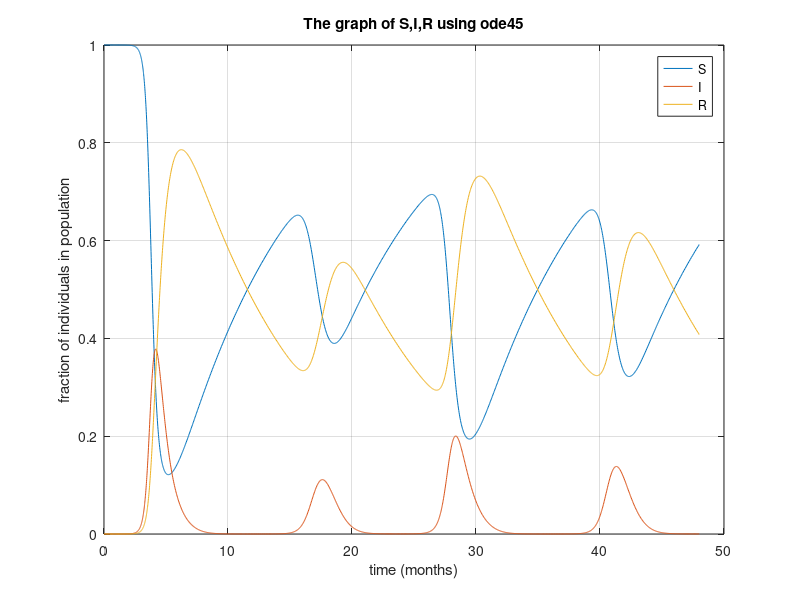
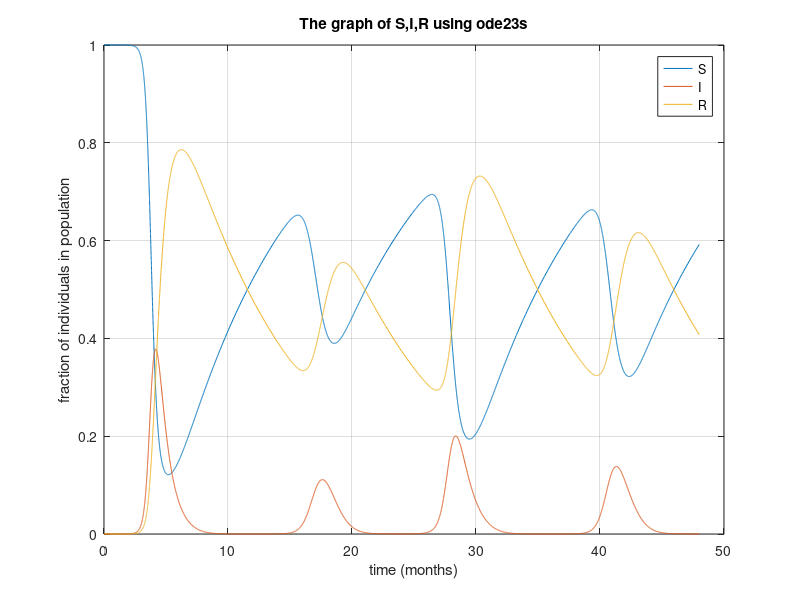
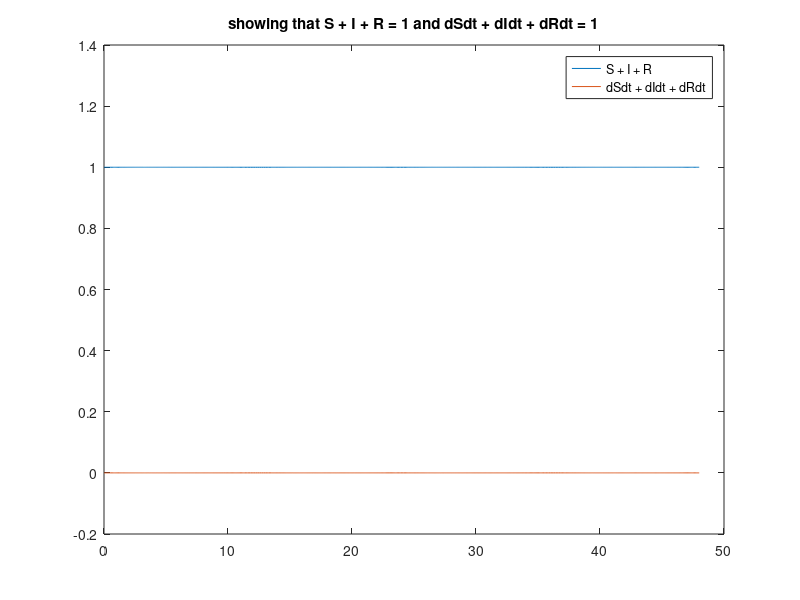

Write MATLAB code to recreate these figures, in order. (Note: this script raises an error after producing the figures.)
%% Seasonal Spread of Infectious Disease ODE and Parameter Analysis
%	This script m-file solves a system of differential equations that
%	is proposed as a model of the seasonal spread of infectious disease in
%	a population. A function B(t) is also used in the differential equation
%	to describe the seasonally dependent infection rate modeled as the
%	periodic function.
%
% Time span is 48 months
% Initial Conditions:
%       S(0) = 1    S = fractions of susceptible individuals in population
%       I(0) = 1e-6 I = fractions of infected individuals in population
%       R(0) = 0    R = fractions of recovered individuals in population
% Season length, T = 12
% Initial infection rate b0 = 3.0
% Birth death rate mu = 0.1
% Recovery rate gamma = 1.5
% 
% Outputs are in the form of t and y where the 1st column of y is S, 2nd
% column of y is I, and 3rd column of y is R


%Defining all the parameter and initial conditions for the system of ODE
y0 = [1 1e-6 0]; %initial conditions S(0), I(0), and R(0)
T = 12; %season length
b_0 = 3.0; %initial infection rate
mu = [0.1 0.14 0.25 0.37 0.50]; %birth date rate
gamma = [1.5 0.001 0.8 1.8 3]; %recovery rate
tspan = [0 48]; %time span in months
t0 = tspan(1); tf = tspan(end); %The start and final time interval
opts = odeset('RelTol',1e-8,'AbsTol',1e-8); %ODE solver options

%Anonymous function for the seasonally dependent infection rate
b_t = @(t) b_0*(1+sin((2*pi*t)/T));

%Anonymous functions of the seasonal spread of infectious disease in a
%population where y(1) is S (susceptible), y(2) is I (infected), and y(3)
%is R (recovered) individuals
dydt = @(t,y,b_t,mu,gamma) [mu.*(1-y(1))-(b_t(t).*y(2).*y(1));b_t(t).*y(2).*y(1)-(gamma+mu).*y(2);gamma.*y(2)-mu.*y(3)];

%% SOLVING THE SYSTEM OF ODES FOR t = 0 to 48 MONTHS
% This section solves the system of ODEs using different methods which are
% ode45, ode23s, and odeRK4sys

%Solving the system of ODE using a built-in function ode45
tic
[t1,y1] = ode45(@(t,y)dydt(t,y,b_t,mu(1),gamma(1)),tspan,y0,opts);
toc
%Finding the average step size of the time interval taken by the built-in
%function ode45
Tmean45 = mean(diff(t1));

%Plotting the values of S, I, and R over the time interval that are solved
%using a built-in function ode45 on a single graph
figure(1)
plot(t1,y1)
title('The graph of S,I,R using ode45')
xlabel('time (months)')
ylabel('fraction of individuals in population')
legend('S','I','R')
grid

%Solving the system of ODE using a built-in function ode23s
tic
[t2,y2] = ode23s(@(t,y)dydt(t,y,b_t,mu(1),gamma(1)),tspan,y0,opts);
toc
%Finding the average step size of the time interval taken by the built-in
%function ode23s
Tmean23s = mean(diff(t2));

%Plotting the values of S, I, and R over the time interval that are solved
%using a built-in function ode23s on a single graph
figure(2)
plot(t2,y2)
title('The graph of S,I,R using ode23s')
xlabel('time (months)')
ylabel('fraction of individuals in population')
legend('S','I','R')
grid

%Proof that the susceptible (S), infected (I), and recovered (R)
%individuals are fractions to a population resulting in a total value of 1
S = y1(:,1);
I = y1(:,2);
R = y1(:,3);
test1 = S + I + R;

%Proof that the total of the derivative of susceptible (S), infected (I),
%and recovered (R) individuals is 0
dSdt = gradient(S,Tmean45);
dIdt = gradient(I,Tmean45);
dRdt = gradient(R,Tmean45);
test2 = dSdt + dIdt + dRdt;

%Plotting the graph of both tests to proof that both values remain constant
%over the time interval
figure(8)
plot(t1,test1,t1,test2)
title('showing that S + I + R = 1 and dSdt + dIdt + dRdt = 1')
legend('S + I + R','dSdt + dIdt + dRdt')

%Solving the system of ODE using a 4th order Runge-Kutta method
tic
[t3,y3] = odeRK4sys(@(t,y)dydt(t,y,b_t,mu(1),gamma(1)),tspan,y0,0.01);
toc

%Plotting the values of S, I, and R over the time interval that are solved
%using 4th order Runge-Kutta method on a single graph
figure(3)
plot(t3,y3)
title('The graph of S,I,R using 4th order Runge-Kutta method')
xlabel('time (months)')
ylabel('fraction of individuals in population')
legend('S','I','R')
grid

%% Paraneter Sensitivity Analysis 1 (Varying Gamma)

%Solving the ODE system for different recovery rate (gamma) values using a 
%built-in function ode45
%Gamma = 0.001
[t12,y12] = ode45(@(t,y)dydt(t,y,b_t,mu(1),gamma(2)),tspan,y0,opts);
%Gamma = 0.8
[t13,y13] = ode45(@(t,y)dydt(t,y,b_t,mu(1),gamma(3)),tspan,y0,opts);
%Gamma = 1.8
[t14,y14] = ode45(@(t,y)dydt(t,y,b_t,mu(1),gamma(4)),tspan,y0,opts);
%Gamma = 3
[t15,y15] = ode45(@(t,y)dydt(t,y,b_t,mu(1),gamma(5)),tspan,y0,opts);

%Finding the I max for each of the gamma value
%I max value and the corresponding time for gamma = 1.5
[maxvaly1,idx1] = max(y1(:,2));
maxvalx1 = t1(idx1);
%I max value and the corresponding time for gamma = 0.001
[maxvaly2,idx2] = max(y12(:,2));
maxvalx2 = t12(idx2);
%I max value and the corresponding time for gamma = 0.8
[maxvaly3,idx3] = max(y13(:,2));
maxvalx3 = t13(idx3);
%I max value and the corresponding time for gamma = 1.8
[maxvaly4,idx4] = max(y14(:,2));
maxvalx4 = t14(idx4);
%I max value and the corresponding time for gamma = 3
[maxvaly5,idx5] = max(y15(:,2));
maxvalx5 = t15(idx5);

%Plotting all the values of I and t with different gamma values that are
%obtained from ode45 function and indicating the I max value in each graph
figure(4)
hold on
plot(t1,y1(:,2),'LineWidth',1)
plot(t12,y12(:,2),'--')
plot(t13,y13(:,2),'--')
plot(t14,y14(:,2),'--')
plot(t15,y15(:,2),'--')
plot(maxvalx1,maxvaly1,'rd','LineWidth',1)
plot(maxvalx2,maxvaly2,'rd','LineWidth',1)
plot(maxvalx3,maxvaly3,'rd','LineWidth',1)
plot(maxvalx4,maxvaly4,'rd','LineWidth',1)
plot(maxvalx5,maxvaly5,'rd','LineWidth',1)
title('Gamma parameter sensitivity analysis using ode45')
xlabel('Time (Months)')
ylabel('Infected Population (I)')
legend ('gamma = 1.5','gamma = 0.001','gamma = 0.8','gamma = 1.8','gamma = 3')
hold off

%Solving the ODE system for different gamma values using a built-in 
%function ode23s
%Gamma = 0.001
[t112,y112] = ode23s(@(t,y)dydt(t,y,b_t,mu(1),gamma(2)),tspan,y0,opts);
%Gamma = 0.8
[t113,y113] = ode23s(@(t,y)dydt(t,y,b_t,mu(1),gamma(3)),tspan,y0,opts);
%Gamma = 1.8
[t114,y114] = ode23s(@(t,y)dydt(t,y,b_t,mu(1),gamma(4)),tspan,y0,opts);
%Gamma = 3
[t115,y115] = ode23s(@(t,y)dydt(t,y,b_t,mu(1),gamma(5)),tspan,y0,opts);

%Plotting all the values of I and t with different gamma values that are
%obtained from ode23s function
figure(5)
hold on
plot(t2,y2(:,2),'LineWidth',1)
plot(t112,y112(:,2),'--')
plot(t113,y113(:,2),'--')
plot(t114,y114(:,2),'--')
plot(t115,y115(:,2),'--')
title('Gamma parameter sensitivity analysis using ode23s')
xlabel('Time (Months)')
ylabel('Infected Population (I)')
legend ('gamma = 1.5','gamma = 0.001','gamma = 0.8','gamma = 1.8','gamma = 3')
hold off

%% Paraneter Sensitivity Analysis 1 (Varying mu)

%Solving the ODE system for different birth date rate (mu) values using a 
%built-in function ode45
%mu = 0.14
[t22,y22] = ode45(@(t,y)dydt(t,y,b_t,mu(2),gamma(1)),tspan,y0,opts);
%mu = 0.25
[t23,y23] = ode45(@(t,y)dydt(t,y,b_t,mu(3),gamma(1)),tspan,y0,opts);
%mu = 0.46
[t24,y24] = ode45(@(t,y)dydt(t,y,b_t,mu(4),gamma(1)),tspan,y0,opts);
%mu = 0.50
[t25,y25] = ode45(@(t,y)dydt(t,y,b_t,mu(5),gamma(1)),tspan,y0,opts);

%Finding the I max for each of the mu value
%I max value and the corresponding time for mu = 0.14
[maxvaly6,idx6] = max(y22(:,2));
maxvalx6 = t22(idx6);
%I max value and the corresponding time for mu = 0.25
[maxvaly7,idx7] = max(y23(:,2));
maxvalx7 = t23(idx7);
%I max value and the corresponding time for mu = 0.46
[maxvaly8,idx8] = max(y24(:,2));
maxvalx8 = t24(idx8);
%I max value and the corresponding time for mu = 0.50
[maxvaly9,idx9] = max(y25(:,2));
maxvalx9 = t25(idx9);

%Plotting all the values of I and t with different mu values that are
%obtained from ode45 function and indicating the I max value in each graph
figure(6)
hold on
plot(t1,y1(:,2),'LineWidth',1)
plot(t22,y22(:,2),'--')
plot(t23,y23(:,2),'--')
plot(t24,y24(:,2),'--')
plot(t25,y25(:,2),'--')
plot(maxvalx1,maxvaly1,'rd','LineWidth',1)
plot(maxvalx6,maxvaly6,'rd','LineWidth',1)
plot(maxvalx7,maxvaly7,'rd','LineWidth',1)
plot(maxvalx8,maxvaly8,'rd','LineWidth',1)
plot(maxvalx9,maxvaly9,'rd','LineWidth',1)
title('Mu parameter sensitivity analysis using ode45')
xlabel('Time (Months)')
ylabel('Infected Population (I)')
legend('mu = 0.1','mu = 0.14','mu = 0.25','mu = 0.46','mu = 0.50')
hold off

%Solving the ODE system for different mu values using a built-in 
%function ode23s
%mu = 0.14
[t212,y212] = ode23s(@(t,y)dydt(t,y,b_t,mu(2),gamma(1)),tspan,y0,opts);
%mu = 0.25
[t213,y213] = ode23s(@(t,y)dydt(t,y,b_t,mu(3),gamma(1)),tspan,y0,opts);
%mu = 0.46
[t214,y214] = ode23s(@(t,y)dydt(t,y,b_t,mu(4),gamma(1)),tspan,y0,opts);
%mu = 0.50
[t215,y215] = ode23s(@(t,y)dydt(t,y,b_t,mu(5),gamma(1)),tspan,y0,opts);

%Plotting all the values of I and t with different mu values that are
%obtained from ode23s function
figure(7)
hold on
plot(t2,y2(:,2),'LineWidth',1)
plot(t212,y212(:,2),'--')
plot(t213,y213(:,2),'--')
plot(t214,y214(:,2),'--')
plot(t215,y215(:,2),'--')
title('Mu parameter sensitivity analysis using ode23s')
xlabel('Time (Months)')
ylabel('Infected Population (I)')
legend('mu = 0.1','mu = 0.14','mu = 0.25','mu = 0.46','mu = 0.50')
hold off
